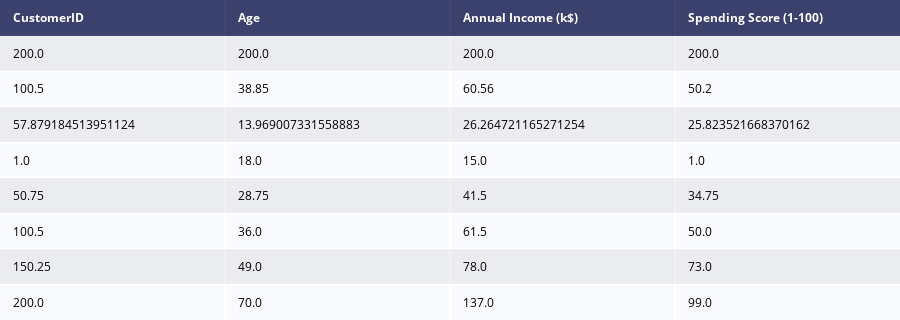

The cell this chart's notebook holds for it:
### Markdown cell above
# describe data

### Code cell
desc = ff.create_table(data.describe())
py.iplot(desc)

### Figure 1 — Plotly figure (JSON) as saved in the notebook; plotly's stock layout.template omitted (floating-point values rounded to 4 significant figures)
{"data": [{"colorscale": [[0, "#00083e"], [0.5, "#ededee"], [1, "#ffffff"]], "hoverinfo": "none", "opacity": 0.75, "showscale": false, "type": "heatmap", "z": [[0, 0, 0, 0], [0.5, 0.5, 0.5, 0.5], [1, 1, 1, 1], [0.5, 0.5, 0.5, 0.5], [1, 1, 1, 1], [0.5, 0.5, 0.5, 0.5], [1, 1, 1, 1], [0.5, 0.5, 0.5, 0.5], [1, 1, 1, 1]]}], "layout": {"annotations": [{"align": "left", "font": {"color": "#ffffff"}, "showarrow": false, "text": "<b>CustomerID</b>", "x": -0.45, "xanchor": "left", "xref": "x", "y": 0, "yref": "y"}, {"align": "left", "font": {"color": "#ffffff"}, "showarrow": false, "text": "<b>Age</b>", "x": 0.55, "xanchor": "left", "xref": "x", "y": 0, "yref": "y"}, {"align": "left", "font": {"color": "#ffffff"}, "showarrow": false, "text": "<b>Annual Income (k$)</b>", "x": 1.55, "xanchor": "left", "xref": "x", "y": 0, "yref": "y"}, {"align": "left", "font": {"color": "#ffffff"}, "showarrow": false, "text": "<b>Spending Score (1-100)</b>", "x": 2.55, "xanchor": "left", "xref": "x", "y": 0, "yref": "y"}, {"align": "left", "font": {"color": "#000000"}, "showarrow": false, "text": "200.0", "x": -0.45, "xanchor": "left", "xref": "x", "y": 1, "yref": "y"}, {"align": "left", "font": {"color": "#000000"}, "showarrow": false, "text": "200.0", "x": 0.55, "xanchor": "left", "xref": "x", "y": 1, "yref": "y"}, {"align": "left", "font": {"color": "#000000"}, "showarrow": false, "text": "200.0", "x": 1.55, "xanchor": "left", "xref": "x", "y": 1, "yref": "y"}, {"align": "left", "font": {"color": "#000000"}, "showarrow": false, "text": "200.0", "x": 2.55, "xanchor": "left", "xref": "x", "y": 1, "yref": "y"}, {"align": "left", "font": {"color": "#000000"}, "showarrow": false, "text": "100.5", "x": -0.45, "xanchor": "left", "xref": "x", "y": 2, "yref": "y"}, {"align": "left", "font": {"color": "#000000"}, "showarrow": false, "text": "38.85", "x": 0.55, "xanchor": "left", "xref": "x", "y": 2, "yref": "y"}, {"align": "left", "font": {"color": "#000000"}, "showarrow": false, "text": "60.56", "x": 1.55, "xanchor": "left", "xref": "x", "y": 2, "yref": "y"}, {"align": "left", "font": {"color": "#000000"}, "showarrow": false, "text": "50.2", "x": 2.55, "xanchor": "left", "xref": "x", "y": 2, "yref": "y"}, {"align": "left", "font": {"color": "#000000"}, "showarrow": false, "text": "57.879184513951124", "x": -0.45, "xanchor": "left", "xref": "x", "y": 3, "yref": "y"}, {"align": "left", "font": {"color": "#000000"}, "showarrow": false, "text": "13.969007331558883", "x": 0.55, "xanchor": "left", "xref": "x", "y": 3, "yref": "y"}, {"align": "left", "font": {"color": "#000000"}, "showarrow": false, "text": "26.264721165271254", "x": 1.55, "xanchor": "left", "xref": "x", "y": 3, "yref": "y"}, {"align": "left", "font": {"color": "#000000"}, "showarrow": false, "text": "25.823521668370162", "x": 2.55, "xanchor": "left", "xref": "x", "y": 3, "yref": "y"}, {"align": "left", "font": {"color": "#000000"}, "showarrow": false, "text": "1.0", "x": -0.45, "xanchor": "left", "xref": "x", "y": 4, "yref": "y"}, {"align": "left", "font": {"color": "#000000"}, "showarrow": false, "text": "18.0", "x": 0.55, "xanchor": "left", "xref": "x", "y": 4, "yref": "y"}, {"align": "left", "font": {"color": "#000000"}, "showarrow": false, "text": "15.0", "x": 1.55, "xanchor": "left", "xref": "x", "y": 4, "yref": "y"}, {"align": "left", "font": {"color": "#000000"}, "showarrow": false, "text": "1.0", "x": 2.55, "xanchor": "left", "xref": "x", "y": 4, "yref": "y"}, {"align": "left", "font": {"color": "#000000"}, "showarrow": false, "text": "50.75", "x": -0.45, "xanchor": "left", "xref": "x", "y": 5, "yref": "y"}, {"align": "left", "font": {"color": "#000000"}, "showarrow": false, "text": "28.75", "x": 0.55, "xanchor": "left", "xref": "x", "y": 5, "yref": "y"}, {"align": "left", "font": {"color": "#000000"}, "showarrow": false, "text": "41.5", "x": 1.55, "xanchor": "left", "xref": "x", "y": 5, "yref": "y"}, {"align": "left", "font": {"color": "#000000"}, "showarrow": false, "text": "34.75", "x": 2.55, "xanchor": "left", "xref": "x", "y": 5, "yref": "y"}, {"align": "left", "font": {"color": "#000000"}, "showarrow": false, "text": "100.5", "x": -0.45, "xanchor": "left", "xref": "x", "y": 6, "yref": "y"}, {"align": "left", "font": {"color": "#000000"}, "showarrow": false, "text": "36.0", "x": 0.55, "xanchor": "left", "xref": "x", "y": 6, "yref": "y"}, {"align": "left", "font": {"color": "#000000"}, "showarrow": false, "text": "61.5", "x": 1.55, "xanchor": "left", "xref": "x", "y": 6, "yref": "y"}, {"align": "left", "font": {"color": "#000000"}, "showarrow": false, "text": "50.0", "x": 2.55, "xanchor": "left", "xref": "x", "y": 6, "yref": "y"}, {"align": "left", "font": {"color": "#000000"}, "showarrow": false, "text": "150.25", "x": -0.45, "xanchor": "left", "xref": "x", "y": 7, "yref": "y"}, {"align": "left", "font": {"color": "#000000"}, "showarrow": false, "text": "49.0", "x": 0.55, "xanchor": "left", "xref": "x", "y": 7, "yref": "y"}, {"align": "left", "font": {"color": "#000000"}, "showarrow": false, "text": "78.0", "x": 1.55, "xanchor": "left", "xref": "x", "y": 7, "yref": "y"}, {"align": "left", "font": {"color": "#000000"}, "showarrow": false, "text": "73.0", "x": 2.55, "xanchor": "left", "xref": "x", "y": 7, "yref": "y"}, {"align": "left", "font": {"color": "#000000"}, "showarrow": false, "text": "200.0", "x": -0.45, "xanchor": "left", "xref": "x", "y": 8, "yref": "y"}, {"align": "left", "font": {"color": "#000000"}, "showarrow": false, "text": "70.0", "x": 0.55, "xanchor": "left", "xref": "x", "y": 8, "yref": "y"}, {"align": "left", "font": {"color": "#000000"}, "showarrow": false, "text": "137.0", "x": 1.55, "xanchor": "left", "xref": "x", "y": 8, "yref": "y"}, {"align": "left", "font": {"color": "#000000"}, "showarrow": false, "text": "99.0", "x": 2.55, "xanchor": "left", "xref": "x", "y": 8, "yref": "y"}], "height": 320, "margin": {"b": 0, "l": 0, "r": 0, "t": 0}, "xaxis": {"dtick": 1, "gridwidth": 2, "showticklabels": false, "tick0": -0.5, "ticks": "", "zeroline": false}, "yaxis": {"autorange": "reversed", "dtick": 1, "gridwidth": 2, "showticklabels": false, "tick0": 0.5, "ticks": "", "zeroline": false}}}
